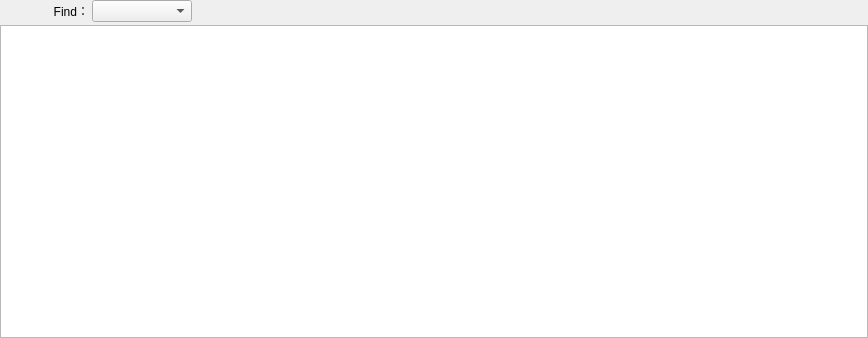
<?xml version="1.0" encoding="UTF-8"?>
<ui version="4.0">
 <class>Form</class>
 <widget class="QWidget" name="Form">
  <property name="geometry">
   <rect>
    <x>0</x>
    <y>0</y>
    <width>868</width>
    <height>338</height>
   </rect>
  </property>
  <property name="font">
   <font>
    <family>Arial</family>
    <weight>50</weight>
    <bold>false</bold>
   </font>
  </property>
  <property name="windowTitle">
   <string>Form</string>
  </property>
  <layout class="QVBoxLayout" name="verticalLayout">
   <property name="spacing">
    <number>3</number>
   </property>
   <property name="leftMargin">
    <number>0</number>
   </property>
   <property name="topMargin">
    <number>0</number>
   </property>
   <property name="rightMargin">
    <number>0</number>
   </property>
   <property name="bottomMargin">
    <number>0</number>
   </property>
   <item>
    <layout class="QHBoxLayout" name="horizontalLayout_2">
     <item>
      <widget class="QWidget" name="widget_Button" native="true">
       <layout class="QHBoxLayout" name="horizontalLayout_Button">
        <property name="spacing">
         <number>0</number>
        </property>
        <property name="leftMargin">
         <number>0</number>
        </property>
        <property name="topMargin">
         <number>0</number>
        </property>
        <property name="rightMargin">
         <number>0</number>
        </property>
        <property name="bottomMargin">
         <number>0</number>
        </property>
       </layout>
      </widget>
     </item>
     <item>
      <spacer name="horizontalSpacer">
       <property name="orientation">
        <enum>Qt::Horizontal</enum>
       </property>
       <property name="sizeType">
        <enum>QSizePolicy::Fixed</enum>
       </property>
       <property name="sizeHint" stdset="0">
        <size>
         <width>50</width>
         <height>20</height>
        </size>
       </property>
      </spacer>
     </item>
     <item>
      <widget class="QLabel" name="label">
       <property name="text">
        <string>Find：</string>
       </property>
       <property name="alignment">
        <set>Qt::AlignRight|Qt::AlignTrailing|Qt::AlignVCenter</set>
       </property>
      </widget>
     </item>
     <item>
      <widget class="QComboBox" name="comboBox">
       <property name="minimumSize">
        <size>
         <width>100</width>
         <height>0</height>
        </size>
       </property>
      </widget>
     </item>
     <item>
      <spacer name="horizontalSpacer_2">
       <property name="orientation">
        <enum>Qt::Horizontal</enum>
       </property>
       <property name="sizeHint" stdset="0">
        <size>
         <width>40</width>
         <height>20</height>
        </size>
       </property>
      </spacer>
     </item>
    </layout>
   </item>
   <item>
    <widget class="QTableView" name="tableView">
     <attribute name="verticalHeaderDefaultSectionSize">
      <number>25</number>
     </attribute>
    </widget>
   </item>
  </layout>
 </widget>
 <resources/>
 <connections/>
</ui>
